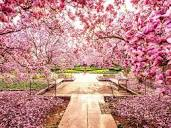
#> input picture THXLA/L6/data/a4.jpg, 171 x 128 px, given in place of anh2_2.png, which was not available
$ python filterMedium.py
#> lines starting #> are read from the running program, lines starting #| are printed output that depends on the picture; pictures that were not available may be replaced by others from this repository, and a replacement may not be noted
import numpy as np
import cv2


def input_kernel():
    a = []
    t = 0
    for i in range(k):
        temp = []
        for j in range(k):
            x = int(input())
            temp.append(x)
            t += x
        a.append(temp)
    return a, t


# Hàm lấy vị trí cần nhân tích chập trong mảng
def get_img_kernel(image, kernel_size, center):
    padding_size = kernel_size // 2  # Kích thước padding cần thêm
    padded_image = np.pad(image, ((padding_size, padding_size), (padding_size, padding_size)), mode='constant')
    start_row = center[0] - kernel_size // 2
    start_col = center[1] - kernel_size // 2
    end_row = start_row + kernel_size
    end_col = start_col + kernel_size
    img_result = padded_image[start_row:end_row, start_col:end_col]
    print(img_result)

    return np.sum(img_result) / (kernel_size * kernel_size)


def trung_binh(image, nguong, num_padding):
    result = np.copy(image).astype(np.uint8)
    img_height, img_width = image.shape
    for i in range(img_height):
        for j in range(img_width):
            temp = np.abs(result[i][j] - get_img_kernel(image, k, [i + num_padding, j + num_padding]))
            if temp > nguong:
                result[i][j] = get_img_kernel(image, k, [i + num_padding, j + num_padding])
    return result


k = int(input("Nhập k= "))
#> the answer given: 3

print("Đã nhập xong______Đang tính toán")
img = cv2.imread("anh2_2.png", cv2.IMREAD_GRAYSCALE)
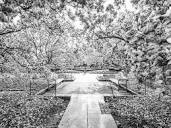
#> img: shape (128, 171); min 0, max 255, mean 153.1
img_tich_chap = trung_binh(img, 30, k // 2)
#> the loop in trung_binh, `for i in range(img_height):` made 128 passes
#> (printed output is left out)
#> pass 1, in get_img_kernel, `padded_image = np.pad(image, ((padding_size, padding_size), (padding_s..`:
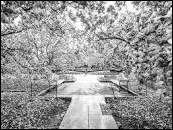
#> padded_image: shape (130, 173); min 0, max 255, mean 149
#> after the loop in trung_binh, `for i in range(img_height):`:
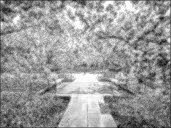
#> result: shape (128, 171); min 0, max 255, mean 152.6

cv2.imshow("Anh ban dau", img)
cv2.imshow("Trung binh", img_tich_chap)

cv2.waitKey(0)
cv2.destroyAllWindows()

$ run again, on THXLA/L6/data/a5.jpg
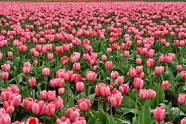
#> input picture THXLA/L6/data/a5.jpg, 186 x 124 px, given in place of anh2_2.png, which was not available
#> the loop in trung_binh, `for i in range(img_height):` made 124 passes
#> (printed output is left out)
#> pass 1, in get_img_kernel, `padded_image = np.pad(image, ((padding_size, padding_size), (padding_s..`:
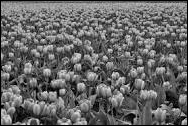
#> padded_image: shape (126, 188); min 0, max 237, mean 102.5
#> after the loop in trung_binh, `for i in range(img_height):`:
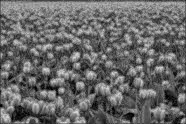
#> result: shape (124, 186); min 0, max 221, mean 104.4

$ run again, on THXLA/L6/data/a6.jpg
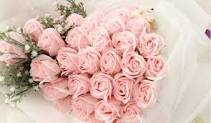
#> input picture THXLA/L6/data/a6.jpg, 211 x 123 px, given in place of anh2_2.png, which was not available
#> the loop in trung_binh, `for i in range(img_height):` made 123 passes
#> (printed output is left out)
#> pass 1, in get_img_kernel, `padded_image = np.pad(image, ((padding_size, padding_size), (padding_s..`:
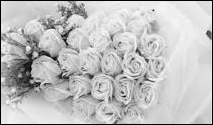
#> padded_image: shape (125, 213); min 0, max 255, mean 192
#> after the loop in trung_binh, `for i in range(img_height):`:
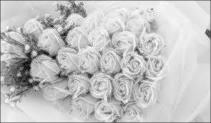
#> result: shape (123, 211); min 2, max 255, mean 195.5
